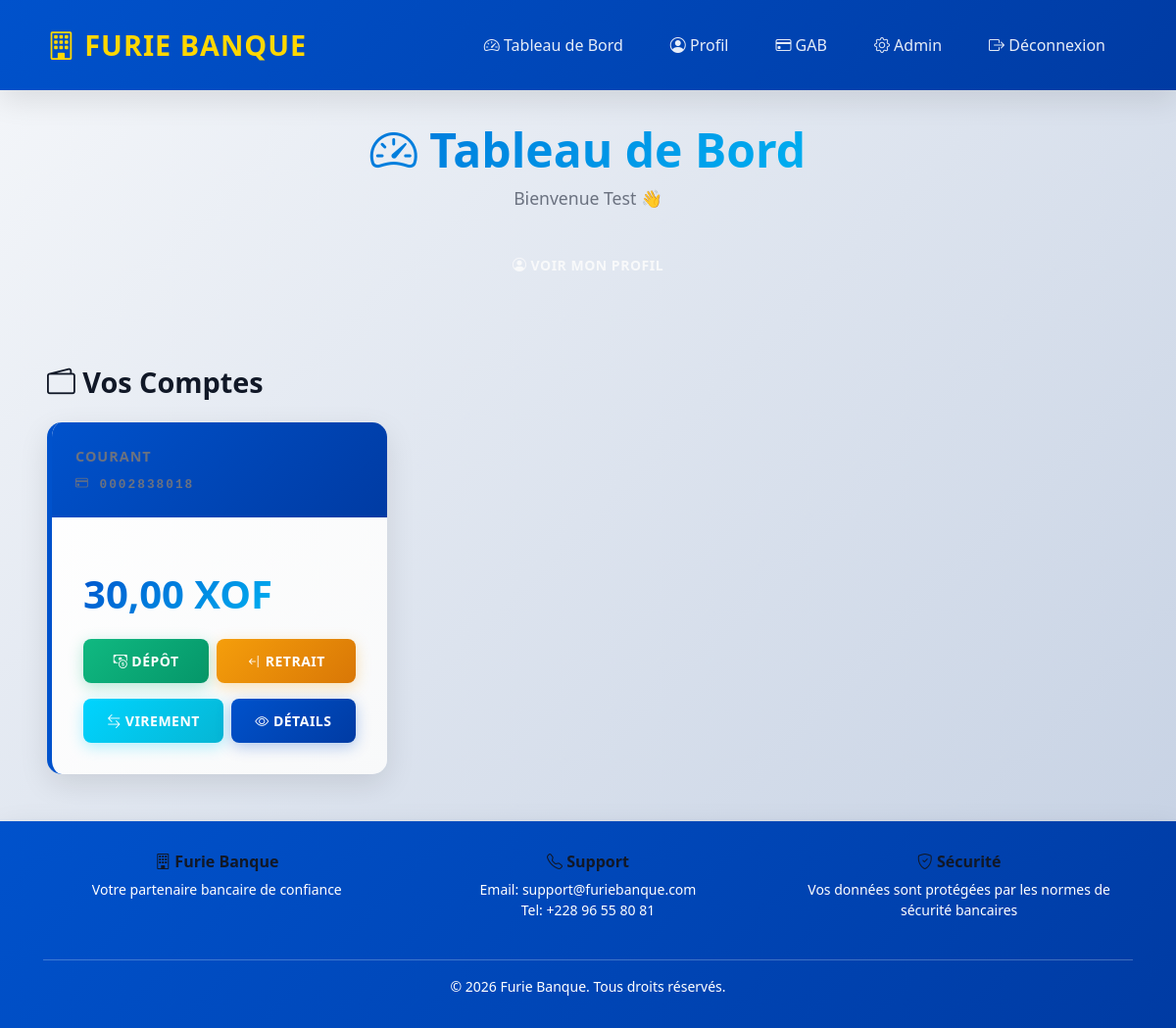
Page /accounts/dashboard/ (signed in) on the committed database.
### accounts/models.py (models this page shows, shortened)
class CustomUser(AbstractUser):
    phone_regex = RegexValidator(regex=r'^\+?1?\d{9,15}$', message="Phone number must be entered in the format: '+999999999'. Up to 15 digits allowed.")
    phone_number = models.CharField(validators=[phone_regex], max_length=17, blank=True)
    date_of_birth = models.DateField(null=True, blank=True)
    address = models.TextField(blank=True)
    id_document = models.FileField(upload_to='id_documents/', blank=True, null=True)

### banking/models.py (models this page shows, shortened)
class BankAccount(models.Model):
    ACCOUNT_TYPES = [
        ('current', 'Courant'),
        ('savings', 'Épargne'),
        ('joint', 'Joint'),
    ]
    user = models.ForeignKey(settings.AUTH_USER_MODEL, on_delete=models.CASCADE)
    account_number = models.CharField(max_length=20, unique=True)
    account_type = models.CharField(max_length=10, choices=ACCOUNT_TYPES, default='current')
    balance = models.DecimalField(max_digits=15, decimal_places=2, default=Decimal('0.00'))
    created_at = models.DateTimeField(auto_now_add=True)
    is_active = models.BooleanField(default=True)

### accounts/views.py (the view)
# urls.py: path('dashboard/', views.dashboard, name='dashboard'),
@login_required
def dashboard(request):
    accounts = BankAccount.objects.filter(user=request.user, is_active=True)
    return render(request, 'accounts/dashboard.html', {'accounts': accounts})

### accounts/templates/accounts/dashboard.html (shortened to what this page needs)
{% extends 'core/base.html' %}
{% block content %}
<div class="dashboard-header">
    <h1><i class="bi bi-speedometer2"></i> Tableau de Bord</h1>
    <p>Bienvenue {{ user.first_name|default:user.username }} 👋</p>
    <a href="{% url 'profile' %}" class="btn btn-outline-light btn-sm mt-3">
        <i class="bi bi-person-circle"></i> Voir mon profil
    </a>
</div>
{% if accounts %}
    <h3 class="mb-4"><i class="bi bi-wallet2"></i> Vos Comptes</h3>
    <div class="accounts-grid">
        {% for account in accounts %}
        <div class="card account-card">
            <div class="card-header">
                <div class="account-type">{{ account.get_account_type_display }}</div>
                <div class="account-number">
                    <i class="bi bi-credit-card"></i> {{ account.account_number }}
                </div>
            </div>
            <div class="card-body">
                <div class="balance">{{ account.balance|floatformat:2 }} XOF</div>
                <div class="d-flex gap-2 mb-3">
                    <a href="{% url 'deposit' account.id %}" class="btn btn-success btn-sm flex-grow-1">
                        <i class="bi bi-cash-coin"></i> Dépôt
                    </a>
                    <a href="{% url 'withdrawal' account.id %}" class="btn btn-warning btn-sm flex-grow-1">
                        <i class="bi bi-arrow-bar-left"></i> Retrait
                    </a>
                </div>
                <div class="d-flex gap-2">
                    <a href="{% url 'transfer' account.id %}" class="btn btn-info btn-sm flex-grow-1">
                        <i class="bi bi-arrow-left-right"></i> Virement
                    </a>
                    <a href="{% url 'account_detail' account.id %}" class="btn btn-primary btn-sm flex-grow-1">
                        <i class="bi bi-eye"></i> Détails
                    </a>
                </div>
            </div>
        </div>
        {% endfor %}
    </div>
{% else %}
    <div class="alert alert-info text-center py-5">
        <i class="bi bi-info-circle" style="font-size: 2rem;"></i>
        <p class="mt-3">Aucun compte trouvé</p>
    </div>
{% endif %}
{% endblock %}

### core/static/css/style.css (style rules this page uses)
:root { --primary: #0052CC; --primary-dark: #003BA3; --secondary: #FFD700; --accent: #00D4FF; --success: #10B981; --danger: #EF4444; --warning: #F59E0B; --dark: #1F2937; --light: #F9FAFB; --white: #FFFFFF; --text: #111827; --text-light: #6B7280; --border: #E5E7EB; --shadow: 0 10px 30px rgba(0, 0, 0, 0.1); --shadow-lg: 0 20px 50px rgba(0, 0, 0, 0.15); }
* { margin: 0; padding: 0; box-sizing: border-box; }
html { scroll-behavior: smooth; }
body { font-family: 'Segoe UI', Tahoma, Geneva, Verdana, sans-serif; color: var(--text); background: linear-gradient(135deg, #f5f7fa 0%, #c3cfe2 100%); min-height: 100vh; background-attachment: fixed; }
.card { border: none; border-radius: 15px; box-shadow: var(--shadow); overflow: hidden; animation: slideUp 0.6s ease-out; transition: all 0.3s ease; background: var(--white); }
.card-header { background: linear-gradient(135deg, var(--primary) 0%, var(--primary-dark) 100%); color: var(--white); border: none; padding: 1.5rem; font-weight: 600; }
.card-body { padding: 2rem; }
.account-card { background: linear-gradient(135deg, var(--white) 0%, #f8f9fa 100%); border-left: 5px solid var(--primary); transition: all 0.3s ease; }
.account-type { font-size: 0.9rem; color: var(--text-light); text-transform: uppercase; letter-spacing: 1px; margin-bottom: 0.5rem; }
.account-number { font-size: 0.8rem; color: var(--text-light); font-family: 'Courier New', monospace; letter-spacing: 2px; }
.balance { font-size: 2.5rem; font-weight: 700; background: linear-gradient(135deg, var(--primary) 0%, var(--accent) 100%); -webkit-background-clip: text; -webkit-text-fill-color: transparent; background-clip: text; margin: 1rem 0; }
.btn { border-radius: 8px; padding: 0.75rem 1.5rem; font-weight: 600; transition: all 0.3s ease; border: none; cursor: pointer; text-transform: uppercase; letter-spacing: 0.5px; position: relative; overflow: hidden; }
.btn::before { content: ''; position: absolute; top: 50%; left: 50%; width: 0; height: 0; border-radius: 50%; background: rgba(255, 255, 255, 0.3); transform: translate(-50%, -50%); transition: width 0.6s, height 0.6s; }
.btn-primary { background: linear-gradient(135deg, var(--primary) 0%, var(--primary-dark) 100%); color: var(--white) !important; box-shadow: 0 4px 15px rgba(0, 82, 204, 0.3); }
.btn-success { background: linear-gradient(135deg, var(--success) 0%, #059669 100%); color: var(--white) !important; box-shadow: 0 4px 15px rgba(16, 185, 129, 0.3); }
.btn-warning { background: linear-gradient(135deg, var(--warning) 0%, #D97706 100%); color: var(--white) !important; box-shadow: 0 4px 15px rgba(245, 158, 11, 0.3); }
.btn-info { background: linear-gradient(135deg, var(--accent) 0%, #06B6D4 100%); color: var(--white) !important; box-shadow: 0 4px 15px rgba(0, 212, 255, 0.3); }
h1, h2, h3, h4, h5, h6 { color: var(--text); font-weight: 700; }
h1 { font-size: 2.8rem; margin-bottom: 1.5rem; color: var(--primary); }
h3 { font-size: 1.8rem; margin-bottom: 1rem; }
.dashboard-header { text-align: center; padding: 2rem 0; margin-bottom: 3rem; }
.dashboard-header h1 { font-size: 3rem; background: linear-gradient(135deg, var(--primary) 0%, var(--accent) 100%); -webkit-background-clip: text; -webkit-text-fill-color: transparent; background-clip: text; margin-bottom: 0.5rem; animation: slideDown 0.8s ease-out; }
.dashboard-header p { color: var(--text-light); font-size: 1.1rem; animation: slideDown 0.9s ease-out; }
.accounts-grid { display: grid; grid-template-columns: repeat(auto-fill, minmax(320px, 1fr)); gap: 2rem; margin-bottom: 2rem; }
.mb-4 { margin-bottom: 2rem; }
* { transition: background-color 0.3s ease, color 0.3s ease; }

### rows in the picture
CustomUser: first_name "Test"
BankAccount: account_type "COURANT", account_number "0002838018", balance "30,00"
